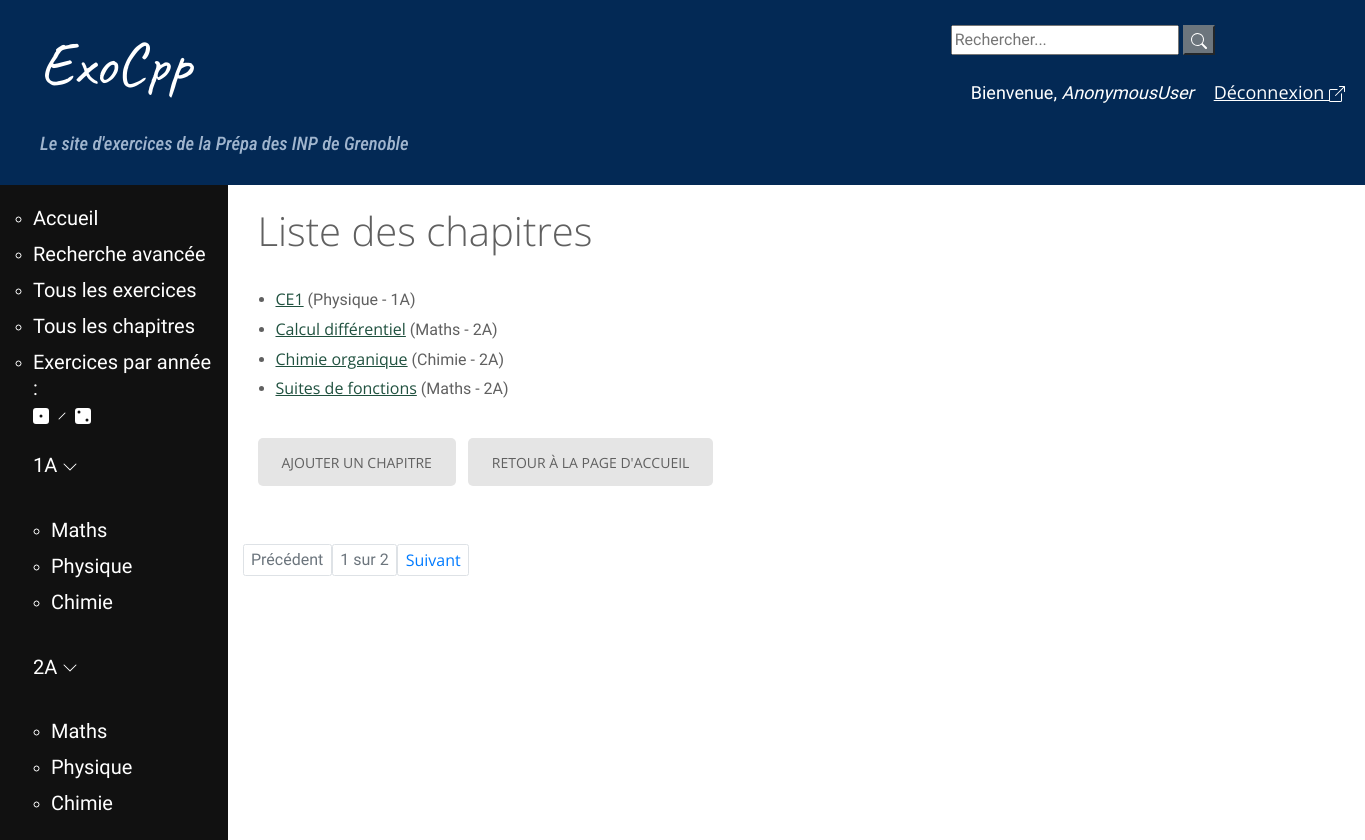
The app's page /chapitres/, older data.
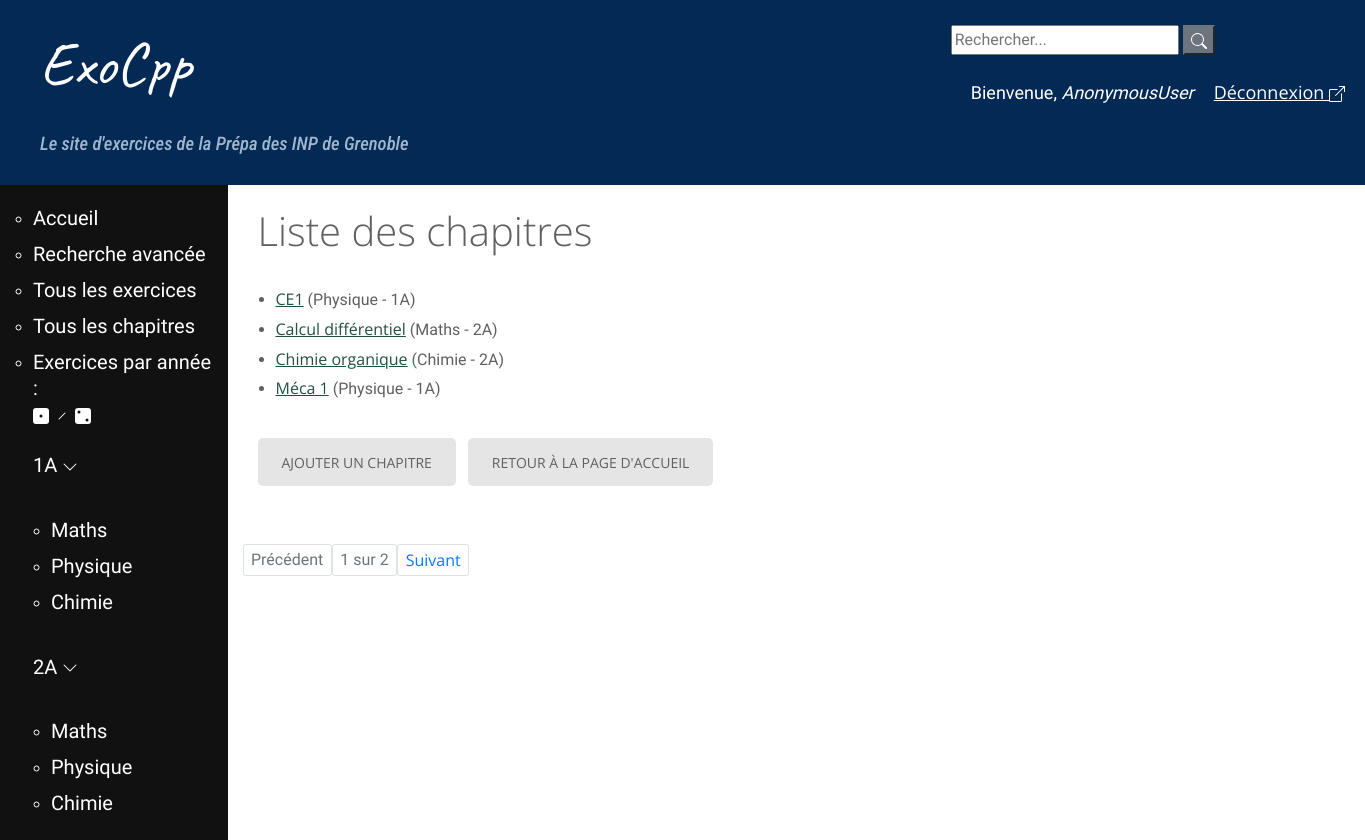
The same page, newer data.
### exo/models.py (models this page shows, shortened)
class Chapitre(models.Model):
    annee = models.CharField(max_length=2, choices = [('1A', 'Première année'),
        ('2A', 'Deuxième année')])
    matiere = models.CharField(max_length=40, choices = MATIERES)
    nom = models.CharField(max_length=200, null=False, unique=True)
    numero = models.IntegerField(null=True, error_messages={"invalid_choice" : "Ce numéro de chapitre existe déjà."},
        help_text="Vous pouvez numéroter le chapitre/module \
        pour permettre un classement dans l'ordre du programme (recommandé, \
        la valeur par défaut est 1)", default=1, unique=True)
    def get_absolute_url(self):
        return reverse('chapitre-details', args=[str(self.id)])

### exo/views.py (the view)
# urls.py: path('chapitres/', views.ChapitreListView.as_view(), name='chapitres'),
class ChapitreListView(generic.ListView):
    model = Chapitre
    paginate_by = 4
    ordering = ['nom']

### exo/templates/exo/chapitre_list.html
{% extends "base_generic.html" %}
{% load static %}
{% block content %}
  <h1>Liste des chapitres</h1>
  {% if chapitre_list %}
  <ul>
    {% for chapitre in chapitre_list %}
      <li>
        <a href="{{ chapitre.get_absolute_url }}">{{ chapitre.nom }}</a> ({{ chapitre.matiere }} - {{ chapitre.annee}})
      </li>
    {% endfor %}
  </ul>
  {% else %}
    <p>Il n'y a pas de chapitres dans le catalogue.</p>
  {% endif %}
  	<a href="{% url 'new_chap' %}" class="btn btn-outline-success btn-sm">Ajouter un chapitre</a>
  	<a href="{% url 'home' %}" class="btn btn-outline-secondary btn-sm">Retour à la page d'accueil</a>
{% endblock %}

Row changes from the older to the newer data that the page shows:
no longer on this page (row unchanged): Chapitre: nom "Suites de fonctions", matiere "Maths", annee "2A"
added Chapitre: nom "Méca 1", matiere "Physique", annee "1A"
